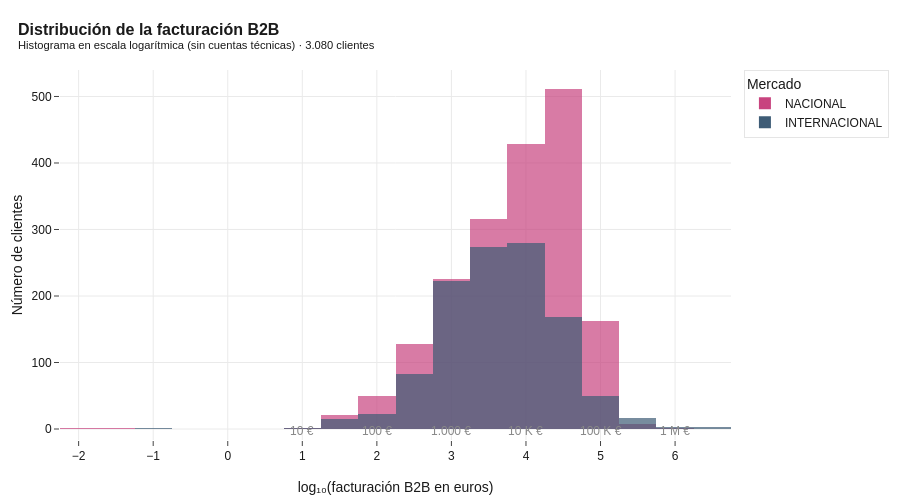

Here is the notebook cell this chart was saved with:
### Markdown cell above
## 4. Análisis económico B2B

Se examina la distribución de la facturación B2B, la concentración mediante la curva de Pareto, y la comparativa entre los mercados nacional e internacional.

### Code cell
# 4.1 Distribución de la facturación B2B (sin cuentas técnicas, escala log)
b2b = df_sin_tecnicas[df_sin_tecnicas["facturacion_b2b"] > 0].copy()
b2b["log_fact"] = np.log10(b2b["facturacion_b2b"])

fig = px.histogram(
    b2b, x="log_fact", nbins=40, color="tipo_mercado",
    color_discrete_map={"NACIONAL": COLOR_NACIONAL, "INTERNACIONAL": COLOR_INTERNACIONAL},
    barmode="overlay", opacity=0.7,
)
fig.update_layout(
    title=dict(text="<b>Distribución de la facturación B2B</b><br><sup>Histograma en escala logarítmica (sin cuentas técnicas) · 3.080 clientes</sup>"),
    xaxis_title="log₁₀(facturación B2B en euros)",
    yaxis_title="Número de clientes",
    legend=dict(title="Mercado"),
    height=500,
)
fig.add_annotation(text="10 €", x=1, y=-3, showarrow=False, font=dict(color="#888"))
fig.add_annotation(text="100 €", x=2, y=-3, showarrow=False, font=dict(color="#888"))
fig.add_annotation(text="1.000 €", x=3, y=-3, showarrow=False, font=dict(color="#888"))
fig.add_annotation(text="10 K €", x=4, y=-3, showarrow=False, font=dict(color="#888"))
fig.add_annotation(text="100 K €", x=5, y=-3, showarrow=False, font=dict(color="#888"))
fig.add_annotation(text="1 M €", x=6, y=-3, showarrow=False, font=dict(color="#888"))
guardar_y_mostrar(fig, "05_distribucion_facturacion_b2b")

### Figure 1 — Plotly figure (JSON) as saved in the notebook; plotly's stock layout.template omitted (floating-point values rounded to 4 significant figures; data arrays with more than 128 entries replaced by an {"elided": "..."} marker saying what was removed)
{"data": [{"bingroup": "x", "hovertemplate": "tipo_mercado=NACIONAL<br>log_fact=%{x}<br>count=%{y}<extra></extra>", "legendgroup": "NACIONAL", "marker": {"color": "#C8447F", "opacity": 0.7, "pattern": {"shape": ""}}, "name": "NACIONAL", "nbinsx": 40, "orientation": "v", "showlegend": true, "type": "histogram", "x": {"elided": "1857 float values"}, "xaxis": "x", "yaxis": "y"}, {"bingroup": "x", "hovertemplate": "tipo_mercado=INTERNACIONAL<br>log_fact=%{x}<br>count=%{y}<extra></extra>", "legendgroup": "INTERNACIONAL", "marker": {"color": "#3E5C76", "opacity": 0.7, "pattern": {"shape": ""}}, "name": "INTERNACIONAL", "nbinsx": 40, "orientation": "v", "showlegend": true, "type": "histogram", "x": {"elided": "1141 float values"}, "xaxis": "x", "yaxis": "y"}], "layout": {"annotations": [{"font": {"color": "#888"}, "showarrow": false, "text": "10 €", "x": 1, "y": -3}, {"font": {"color": "#888"}, "showarrow": false, "text": "100 €", "x": 2, "y": -3}, {"font": {"color": "#888"}, "showarrow": false, "text": "1.000 €", "x": 3, "y": -3}, {"font": {"color": "#888"}, "showarrow": false, "text": "10 K €", "x": 4, "y": -3}, {"font": {"color": "#888"}, "showarrow": false, "text": "100 K €", "x": 5, "y": -3}, {"font": {"color": "#888"}, "showarrow": false, "text": "1 M €", "x": 6, "y": -3}], "barmode": "overlay", "height": 500, "legend": {"title": {"text": "Mercado"}, "tracegroupgap": 0}, "title": {"text": "<b>Distribución de la facturación B2B</b><br><sup>Histograma en escala logarítmica (sin cuentas técnicas) · 3.080 clientes</sup>"}, "xaxis": {"anchor": "y", "domain": [0, 1], "title": {"text": "log₁₀(facturación B2B en euros)"}}, "yaxis": {"anchor": "x", "domain": [0, 1], "title": {"text": "Número de clientes"}}}}
